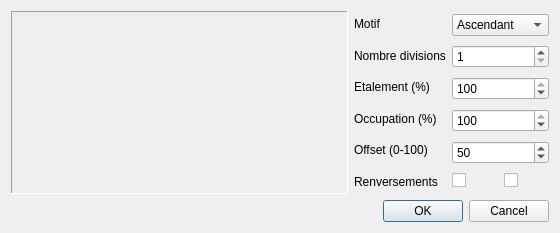
<?xml version="1.0" encoding="UTF-8"?>
<ui version="4.0">
 <class>DialogSpace</class>
 <widget class="QDialog" name="DialogSpace">
  <property name="windowModality">
   <enum>Qt::ApplicationModal</enum>
  </property>
  <property name="geometry">
   <rect>
    <x>0</x>
    <y>0</y>
    <width>560</width>
    <height>233</height>
   </rect>
  </property>
  <property name="minimumSize">
   <size>
    <width>560</width>
    <height>233</height>
   </size>
  </property>
  <property name="maximumSize">
   <size>
    <width>560</width>
    <height>233</height>
   </size>
  </property>
  <property name="windowTitle">
   <string>Spatialisation</string>
  </property>
  <property name="windowIcon">
   <iconset resource="../ressources.qrc">
    <normaloff>:/icones/icon</normaloff>:/icones/icon</iconset>
  </property>
  <property name="modal">
   <bool>true</bool>
  </property>
  <layout class="QVBoxLayout" name="verticalLayout">
   <item>
    <layout class="QHBoxLayout" name="horizontalLayout">
     <property name="rightMargin">
      <number>0</number>
     </property>
     <item>
      <widget class="QFrame" name="frame_3">
       <property name="frameShape">
        <enum>QFrame::Panel</enum>
       </property>
       <property name="frameShadow">
        <enum>QFrame::Sunken</enum>
       </property>
       <layout class="QVBoxLayout" name="verticalLayout_4">
        <property name="margin">
         <number>0</number>
        </property>
        <item>
         <widget class="GraphSpace" name="grapheSpace" native="true">
          <property name="sizePolicy">
           <sizepolicy hsizetype="Minimum" vsizetype="Preferred">
            <horstretch>0</horstretch>
            <verstretch>0</verstretch>
           </sizepolicy>
          </property>
         </widget>
        </item>
       </layout>
      </widget>
     </item>
     <item>
      <widget class="QFrame" name="frame_2">
       <property name="sizePolicy">
        <sizepolicy hsizetype="Maximum" vsizetype="Preferred">
         <horstretch>0</horstretch>
         <verstretch>0</verstretch>
        </sizepolicy>
       </property>
       <property name="frameShape">
        <enum>QFrame::NoFrame</enum>
       </property>
       <property name="frameShadow">
        <enum>QFrame::Raised</enum>
       </property>
       <layout class="QVBoxLayout" name="verticalLayout_2">
        <property name="margin">
         <number>0</number>
        </property>
        <item>
         <widget class="QLabel" name="label">
          <property name="text">
           <string>&lt;html&gt;&lt;head/&gt;&lt;body&gt;&lt;p&gt;Motif&lt;/p&gt;&lt;/body&gt;&lt;/html&gt;</string>
          </property>
         </widget>
        </item>
        <item>
         <widget class="QLabel" name="label_2">
          <property name="text">
           <string>Nombre divisions</string>
          </property>
         </widget>
        </item>
        <item>
         <widget class="QLabel" name="label_3">
          <property name="text">
           <string>Etalement (%)</string>
          </property>
         </widget>
        </item>
        <item>
         <widget class="QLabel" name="label_4">
          <property name="text">
           <string>Occupation (%)</string>
          </property>
         </widget>
        </item>
        <item>
         <widget class="QLabel" name="label_5">
          <property name="text">
           <string>Offset (0-100)</string>
          </property>
         </widget>
        </item>
        <item>
         <widget class="QLabel" name="label_6">
          <property name="text">
           <string>Renversements</string>
          </property>
         </widget>
        </item>
       </layout>
      </widget>
     </item>
     <item>
      <widget class="QFrame" name="frame">
       <property name="sizePolicy">
        <sizepolicy hsizetype="Maximum" vsizetype="Preferred">
         <horstretch>0</horstretch>
         <verstretch>0</verstretch>
        </sizepolicy>
       </property>
       <property name="frameShape">
        <enum>QFrame::NoFrame</enum>
       </property>
       <property name="frameShadow">
        <enum>QFrame::Raised</enum>
       </property>
       <layout class="QVBoxLayout" name="verticalLayout_3">
        <property name="margin">
         <number>0</number>
        </property>
        <item>
         <widget class="QComboBox" name="comboMotif">
          <item>
           <property name="text">
            <string>Ascendant</string>
           </property>
          </item>
          <item>
           <property name="text">
            <string>Creux</string>
           </property>
          </item>
          <item>
           <property name="text">
            <string>Descendant</string>
           </property>
          </item>
          <item>
           <property name="text">
            <string>Pointe</string>
           </property>
          </item>
         </widget>
        </item>
        <item>
         <widget class="QSpinBox" name="spinNbDivision">
          <property name="minimum">
           <number>1</number>
          </property>
          <property name="maximum">
           <number>10</number>
          </property>
         </widget>
        </item>
        <item>
         <widget class="QSpinBox" name="spinEtalement">
          <property name="maximum">
           <number>100</number>
          </property>
          <property name="value">
           <number>100</number>
          </property>
         </widget>
        </item>
        <item>
         <widget class="QSpinBox" name="spinOccupation">
          <property name="maximum">
           <number>100</number>
          </property>
          <property name="value">
           <number>100</number>
          </property>
         </widget>
        </item>
        <item>
         <widget class="QSpinBox" name="spinOffset">
          <property name="maximum">
           <number>100</number>
          </property>
          <property name="value">
           <number>50</number>
          </property>
         </widget>
        </item>
        <item>
         <layout class="QHBoxLayout" name="horizontalLayout_2">
          <property name="bottomMargin">
           <number>0</number>
          </property>
          <item>
           <widget class="QCheckBox" name="checkSens">
            <property name="text">
             <string/>
            </property>
           </widget>
          </item>
          <item>
           <widget class="QCheckBox" name="checkSens2">
            <property name="text">
             <string/>
            </property>
           </widget>
          </item>
         </layout>
        </item>
       </layout>
      </widget>
     </item>
    </layout>
   </item>
   <item>
    <widget class="QDialogButtonBox" name="buttonBox">
     <property name="orientation">
      <enum>Qt::Horizontal</enum>
     </property>
     <property name="standardButtons">
      <set>QDialogButtonBox::Cancel|QDialogButtonBox::Ok</set>
     </property>
    </widget>
   </item>
  </layout>
 </widget>
 <customwidgets>
  <customwidget>
   <class>GraphSpace</class>
   <extends>QWidget</extends>
   <header>dialog_space.h</header>
   <container>1</container>
  </customwidget>
 </customwidgets>
 <tabstops>
  <tabstop>comboMotif</tabstop>
  <tabstop>spinNbDivision</tabstop>
  <tabstop>spinEtalement</tabstop>
  <tabstop>spinOccupation</tabstop>
  <tabstop>spinOffset</tabstop>
  <tabstop>checkSens</tabstop>
  <tabstop>checkSens2</tabstop>
  <tabstop>buttonBox</tabstop>
 </tabstops>
 <resources>
  <include location="../ressources.qrc"/>
 </resources>
 <connections>
  <connection>
   <sender>buttonBox</sender>
   <signal>accepted()</signal>
   <receiver>DialogSpace</receiver>
   <slot>accept()</slot>
   <hints>
    <hint type="sourcelabel">
     <x>248</x>
     <y>254</y>
    </hint>
    <hint type="destinationlabel">
     <x>157</x>
     <y>274</y>
    </hint>
   </hints>
  </connection>
  <connection>
   <sender>buttonBox</sender>
   <signal>rejected()</signal>
   <receiver>DialogSpace</receiver>
   <slot>reject()</slot>
   <hints>
    <hint type="sourcelabel">
     <x>316</x>
     <y>260</y>
    </hint>
    <hint type="destinationlabel">
     <x>286</x>
     <y>274</y>
    </hint>
   </hints>
  </connection>
  <connection>
   <sender>comboMotif</sender>
   <signal>currentIndexChanged(int)</signal>
   <receiver>DialogSpace</receiver>
   <slot>motifChanged(int)</slot>
   <hints>
    <hint type="sourcelabel">
     <x>370</x>
     <y>22</y>
    </hint>
    <hint type="destinationlabel">
     <x>206</x>
     <y>101</y>
    </hint>
   </hints>
  </connection>
  <connection>
   <sender>spinNbDivision</sender>
   <signal>valueChanged(int)</signal>
   <receiver>DialogSpace</receiver>
   <slot>nbDivChanged(int)</slot>
   <hints>
    <hint type="sourcelabel">
     <x>370</x>
     <y>53</y>
    </hint>
    <hint type="destinationlabel">
     <x>206</x>
     <y>101</y>
    </hint>
   </hints>
  </connection>
  <connection>
   <sender>spinEtalement</sender>
   <signal>valueChanged(int)</signal>
   <receiver>DialogSpace</receiver>
   <slot>etalementChanged(int)</slot>
   <hints>
    <hint type="sourcelabel">
     <x>370</x>
     <y>84</y>
    </hint>
    <hint type="destinationlabel">
     <x>206</x>
     <y>101</y>
    </hint>
   </hints>
  </connection>
  <connection>
   <sender>spinOccupation</sender>
   <signal>valueChanged(int)</signal>
   <receiver>DialogSpace</receiver>
   <slot>occupationChanged(int)</slot>
   <hints>
    <hint type="sourcelabel">
     <x>370</x>
     <y>115</y>
    </hint>
    <hint type="destinationlabel">
     <x>206</x>
     <y>101</y>
    </hint>
   </hints>
  </connection>
  <connection>
   <sender>spinOffset</sender>
   <signal>valueChanged(int)</signal>
   <receiver>DialogSpace</receiver>
   <slot>offsetChanged(int)</slot>
   <hints>
    <hint type="sourcelabel">
     <x>370</x>
     <y>146</y>
    </hint>
    <hint type="destinationlabel">
     <x>206</x>
     <y>101</y>
    </hint>
   </hints>
  </connection>
  <connection>
   <sender>checkSens</sender>
   <signal>stateChanged(int)</signal>
   <receiver>DialogSpace</receiver>
   <slot>sensChanged(int)</slot>
   <hints>
    <hint type="sourcelabel">
     <x>355</x>
     <y>162</y>
    </hint>
    <hint type="destinationlabel">
     <x>206</x>
     <y>107</y>
    </hint>
   </hints>
  </connection>
  <connection>
   <sender>checkSens2</sender>
   <signal>stateChanged(int)</signal>
   <receiver>DialogSpace</receiver>
   <slot>sens2Changed(int)</slot>
   <hints>
    <hint type="sourcelabel">
     <x>510</x>
     <y>173</y>
    </hint>
    <hint type="destinationlabel">
     <x>271</x>
     <y>113</y>
    </hint>
   </hints>
  </connection>
 </connections>
 <slots>
  <slot>motifChanged(int)</slot>
  <slot>nbDivChanged(int)</slot>
  <slot>etalementChanged(int)</slot>
  <slot>occupationChanged(int)</slot>
  <slot>offsetChanged(int)</slot>
  <slot>sensChanged(int)</slot>
  <slot>sens2Changed(int)</slot>
 </slots>
</ui>
